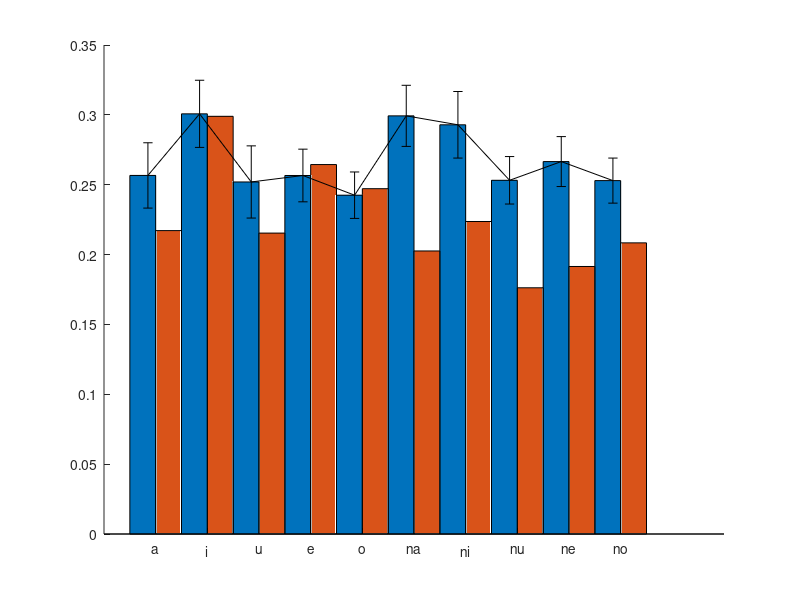

The MATLAB source for this figure: (Note: this script raises an error after producing the figure.)
%
% 2010-04-26
% draws bar chart with standard deviation
%


%% bar graph
% data
%X = [1, 2, 3];
%Y = [0.177825, 0.167457, 0.191009];
X = 1:10;
% 5840 without PCA?
% Y = [0.262735, 0.234617; ... % a
%      0.298025, 0.327225; ... % i
%      0.232631, 0.236135; ... % u
%      0.267890, 0.267673; ... % e
%      0.236338, 0.243043; ... % o
%      0.303420, 0.259854; ... % na
%      0.317464, 0.265189; ... % ni
%      0.250748, 0.203341; ... % nu
%      0.274953, 0.243975; ... % ne
%      0.266782, 0.229863];     % no
% 1113 with PCA
Y = [0.256648, 0.217163; ... % a
    0.300739, 0.298962; ... % i
    0.251974, 0.215376; ... % u
    0.256603, 0.264436; ... % e
    0.242503, 0.247170; ... % o
    0.299291, 0.202585; ... % na
    0.292894, 0.223672; ... % ni
    0.253165, 0.176240; ... % nu
    0.266568, 0.191476; ... % ne
    0.252948, 0.208392];    % no

%tcksX={'Average', 'No.4', 'No.27'};
tcksX={'a', 'i', 'u', 'e', 'o', ...
    'na', 'ni', 'nu', 'ne', 'no'};
set(gca, 'XTickLabel',tcksX ,'XTick',1:length(tcksX));
 
hold on
 
% bar chart
h = bar(X, Y, 1.0);

%[numgroups, numbars] = size(Y);

% get X value for every bar
%xdata = get(h, 'XData'); % 1 x numgroups, cell
% get the center
%centerX = cellfun(@(x)(x(1,:)+x(3,:))/2,xdata,'UniformOutput', false);

% error bar
%X = [0.85, 1.85];
Xerr = X - 0.15;
Yerr = Y(:, 1);
%e = [0.007101, 0.007];
% 5840 without PCA?
%e = [0.023935, 0.023913, 0.017653, 0.023886, 0.015459, ...
%    0.018118, 0.019424, 0.014643, 0.015492, 0.013134];
% 1113 with PCA
e = [0.023378, 0.024031, 0.025835, 0.018845, 0.016618, ...
    0.021871, 0.023823, 0.016989, 0.017870, 0.016127]; 
errorbar(Xerr, Yerr, e, 'k', 'linestyle', 'none', 'LineWidth', 2);
 
hold off


%% The number of mixtures
%unit = [1, 2, 4, 8, 16, 32, 64];

% RMSE
% LY2MS = [43.98183, 39.00005, 38.21859, 38.52664, 38.53752, 37.82861, 39.29568];
% LY2MS_ = repmat(41.556605, 1, 7);
% bdl2clb = [15.30885, 13.57697, 12.76492, 12.76291, 12.4295, 12.3418, 11.54996];
% bdl2clb_ = repmat(14.249045, 1, 7);
% %hold on
% plot(unit, LY2MS, 'rs-', unit, bdl2clb, 'bs--', unit, LY2MS_, 'r:', unit, bdl2clb_, 'b:');
% h = legend('Chinese','English');
% %hold off

% Correlation
% LY2MS = [66.4607, 74.5404, 75.885, 76.1866, 76.7104, 77.2887, 76.072];
% LY2MS_ = repmat(75.050, 1, 7);
% bdl2clb = [66.9997, 75.4877, 74.8837, 76.3058, 74.8547, 76.7814, 78.0937];
% bdl2clb_ = repmat(75.8432, 1, 7);
% %hold on
% %plot(unit, LY2MS, 'rs-', unit, bdl2clb, 'bs--', unit, LY2MS_, 'r:', unit, bdl2clb_, 'b:');
% plot(unit, LY2MS, 'ks-', unit, LY2MS_, 'k:');
% %h = legend('Chinese','English');
% %hold off
 
 
%% Threshold value
%unit = 0.75:0.01:0.85;
% RMSE
% LY2MS = [37.99486, 37.21682, 37.63306, 37.77723, 38.43629, 38.69714, 39.25088, 39.90986, 39.89295, 40.48476, 40.1443];
% LY2MS_ = repmat(41.556605, 1, 11);
% bdl2clb = [12.6357, 12.66232, 12.26607, 11.99806, 12.23911, 11.71822, 11.60614, 11.59018, 11.55385, 11.49354, 12.06182];
% bdl2clb_ = repmat(14.249045, 1, 11);
% %hold on
% %plot(unit, LY2MS, 'rs-', unit, bdl2clb, 'bs--', unit, LY2MS_, 'r:', unit, bdl2clb_, 'b:');
% plot(unit, LY2MS, 'ks-', unit, LY2MS_, 'k:');
% %h = legend('Chinese','English');
% %hold off

% Correlation
% LY2MS = [77.0310, 77.8826, 77.0536, 76.9693, 76.2752, 76.0619, 75.3545, 74.5102, 74.3966, 74.1074, 74.2157];
% LY2MS_ = repmat(75.050, 1, 11);
% bdl2clb = [76.7011, 76.2305, 77.2247, 77.6746, 76.1168, 78.0806, 77.9806, 77.9725, 77.9604, 78.221, 75.5515];
% bdl2clb_ = repmat(75.8432, 1, 11);
% %hold on
% %plot(unit, LY2MS, 'rs-', unit, bdl2clb, 'bs--', unit, LY2MS_, 'r:', unit, bdl2clb_, 'b:');
% plot(unit, LY2MS, 'ks-', unit, LY2MS_, 'k:');
% %h = legend('Chinese','English');
% %hold off
